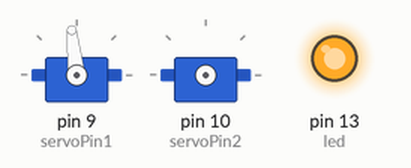
A sketch run on a simulated Arduino Uno, built with avr-gcc and run on an emulated ATmega328P. Parts: 2 × servo, output pins drawn as LEDs (lit = HIGH).

Above: at 0.1 s.
At 0.7 s:
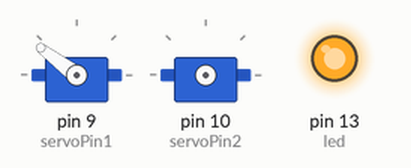
At 1.3 s:
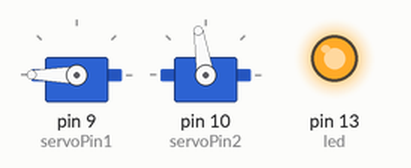
At 2.4 s:
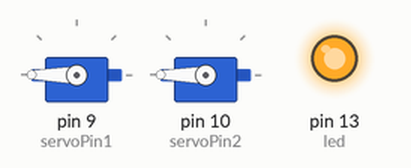
Timing chart, 0 to 3.9 s (numbered marks = the images above):
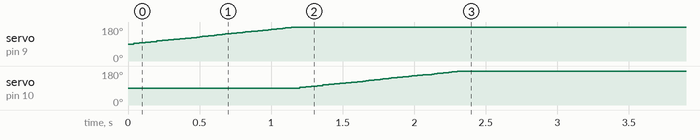

The sketch:

sketch_jan30b.ino
```cpp
//Author: Naman Gupta
//Date: 14-06-2016

#include <VarSpeedServo.h> // Library for variable control

VarSpeedServo servo1;  // Servo object to control servo
VarSpeedServo servo2;

const int servoPin1 = 9;  // the digital pin used for the first servo
const int servoPin2 = 10; // the digital pin used for the second servo
const int alpha = 0;
const float beta = 3;  //10
const float gamma = 9; //30
int corr_1 = 45;
int corr_2 = 45;
int curr_angle_1 = 90;
int curr_angle_2 = 90;
int led = 13;

void setup() {
  Serial.print("Done");
  pinMode(led, OUTPUT);
  digitalWrite(led, HIGH);
  servo1.attach(servoPin1);  // attaches the servo on pin 9 to the servo object
  servo1.write(180,50,true); // set the intial position of the servo, as fast as possible, run in background
  servo2.attach(servoPin2);  // attaches the servo on pin 10 to the servo object
  servo2.write(180,50,true);  // set the intial position of the servo, as fast as possible, wait until done
  Serial.print("Done");
}

void loop(){
}
```
